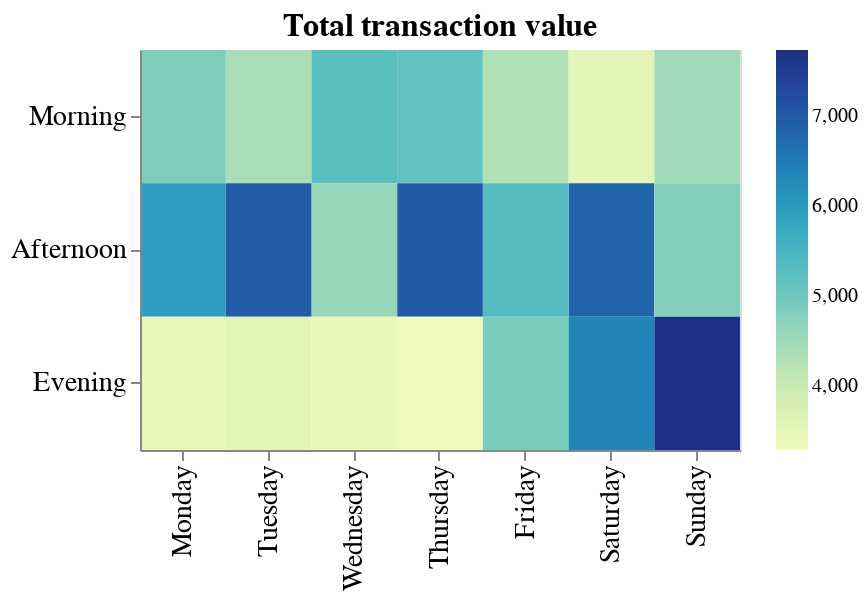

Here is the notebook cell this chart was saved with:
### Code cell
# Same plot as above, using `transform_filter`

plot_1_transform = (alt
 .Chart(new_df)
 .mark_rect()
 .encode(
     alt.X('Day_of_week:N', title=None, sort=days),
     alt.Y('Time_of_day:N', title=None, sort=times),
     alt.Color('sum(Total):Q', title=None),
     tooltip='sum(Total):Q')
 .transform_filter(alt.FieldEqualPredicate(field='Branch', equal='A'))
 .configure_axis(labelFontSize=14, titleFontSize=14)
 .configure_title(fontSize=16)
 .properties(width=300, height=200, title='Total transaction value')
)

plot_1_transform

### Figure 1 — Vega-Lite specification as saved in the notebook (floating-point values rounded to 4 significant figures; data arrays with more than 128 entries replaced by an {"elided": "..."} marker saying what was removed)
{"$schema": "https://vega.github.io/schema/vega-lite/v3.4.0.json", "config": {"axis": {"labelFontSize": 14, "titleFontSize": 14}, "mark": {"tooltip": null}, "title": {"fontSize": 16}, "view": {"height": 300, "width": 400}}, "data": {"name": "data-951c379322c133f0d1db14ecb82b3366"}, "datasets": {"data-951c379322c133f0d1db14ecb82b3366": {"elided": "1000 records"}}, "encoding": {"color": {"aggregate": "sum", "field": "Total", "title": null, "type": "quantitative"}, "tooltip": {"aggregate": "sum", "field": "Total", "type": "quantitative"}, "x": {"field": "Day_of_week", "sort": ["Monday", "Tuesday", "Wednesday", "Thursday", "Friday", "Saturday", "Sunday"], "title": null, "type": "nominal"}, "y": {"field": "Time_of_day", "sort": ["Morning", "Afternoon", "Evening"], "title": null, "type": "nominal"}}, "height": 200, "mark": "rect", "title": "Total transaction value", "transform": [{"filter": {"equal": "A", "field": "Branch"}}], "width": 300}
